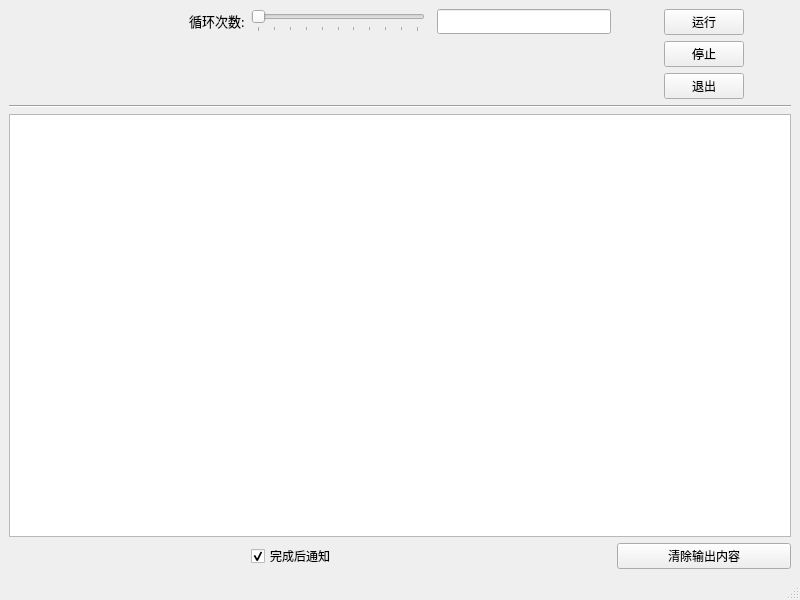
<?xml version="1.0" encoding="UTF-8"?>
<ui version="4.0">
 <class>MainWindow</class>
 <widget class="QMainWindow" name="MainWindow">
  <property name="enabled">
   <bool>true</bool>
  </property>
  <property name="geometry">
   <rect>
    <x>0</x>
    <y>0</y>
    <width>800</width>
    <height>600</height>
   </rect>
  </property>
  <property name="tabletTracking">
   <bool>false</bool>
  </property>
  <property name="windowTitle">
   <string>MainWindow</string>
  </property>
  <property name="animated">
   <bool>true</bool>
  </property>
  <widget class="QWidget" name="centralwidget">
   <layout class="QGridLayout" name="gridLayout_2">
    <item row="4" column="5">
     <widget class="QPushButton" name="pushButtonClear">
      <property name="text">
       <string>清除输出内容</string>
      </property>
     </widget>
    </item>
    <item row="0" column="0">
     <spacer name="horizontalSpacer_8">
      <property name="orientation">
       <enum>Qt::Horizontal</enum>
      </property>
      <property name="sizeHint" stdset="0">
       <size>
        <width>108</width>
        <height>20</height>
       </size>
      </property>
     </spacer>
    </item>
    <item row="0" column="5" rowspan="2">
     <layout class="QGridLayout" name="gridLayout">
      <item row="0" column="0">
       <spacer name="horizontalSpacer">
        <property name="orientation">
         <enum>Qt::Horizontal</enum>
        </property>
        <property name="sizeHint" stdset="0">
         <size>
          <width>40</width>
          <height>20</height>
         </size>
        </property>
       </spacer>
      </item>
      <item row="0" column="1">
       <widget class="QPushButton" name="pushButtonRun">
        <property name="enabled">
         <bool>true</bool>
        </property>
        <property name="font">
         <font>
          <family>微软雅黑</family>
         </font>
        </property>
        <property name="cursor">
         <cursorShape>ArrowCursor</cursorShape>
        </property>
        <property name="toolTip">
         <string>&lt;html&gt;&lt;head/&gt;&lt;body&gt;&lt;p&gt;运行主程序&lt;/p&gt;&lt;/body&gt;&lt;/html&gt;</string>
        </property>
        <property name="text">
         <string>运行</string>
        </property>
       </widget>
      </item>
      <item row="0" column="2">
       <spacer name="horizontalSpacer_4">
        <property name="orientation">
         <enum>Qt::Horizontal</enum>
        </property>
        <property name="sizeHint" stdset="0">
         <size>
          <width>40</width>
          <height>20</height>
         </size>
        </property>
       </spacer>
      </item>
      <item row="1" column="0">
       <spacer name="horizontalSpacer_2">
        <property name="orientation">
         <enum>Qt::Horizontal</enum>
        </property>
        <property name="sizeHint" stdset="0">
         <size>
          <width>40</width>
          <height>20</height>
         </size>
        </property>
       </spacer>
      </item>
      <item row="1" column="1">
       <widget class="QPushButton" name="pushButtonStop">
        <property name="font">
         <font>
          <family>微软雅黑</family>
         </font>
        </property>
        <property name="cursor">
         <cursorShape>ArrowCursor</cursorShape>
        </property>
        <property name="text">
         <string>停止</string>
        </property>
       </widget>
      </item>
      <item row="1" column="2">
       <spacer name="horizontalSpacer_5">
        <property name="orientation">
         <enum>Qt::Horizontal</enum>
        </property>
        <property name="sizeHint" stdset="0">
         <size>
          <width>40</width>
          <height>20</height>
         </size>
        </property>
       </spacer>
      </item>
      <item row="2" column="0">
       <spacer name="horizontalSpacer_3">
        <property name="orientation">
         <enum>Qt::Horizontal</enum>
        </property>
        <property name="sizeHint" stdset="0">
         <size>
          <width>40</width>
          <height>20</height>
         </size>
        </property>
       </spacer>
      </item>
      <item row="2" column="1">
       <widget class="QPushButton" name="pushButtonExit">
        <property name="font">
         <font>
          <family>微软雅黑</family>
         </font>
        </property>
        <property name="cursor">
         <cursorShape>ArrowCursor</cursorShape>
        </property>
        <property name="text">
         <string>退出</string>
        </property>
       </widget>
      </item>
      <item row="2" column="2">
       <spacer name="horizontalSpacer_6">
        <property name="orientation">
         <enum>Qt::Horizontal</enum>
        </property>
        <property name="sizeHint" stdset="0">
         <size>
          <width>40</width>
          <height>20</height>
         </size>
        </property>
       </spacer>
      </item>
     </layout>
    </item>
    <item row="3" column="0" colspan="6">
     <widget class="QTextBrowser" name="textBrowserLogger">
      <property name="enabled">
       <bool>true</bool>
      </property>
      <property name="font">
       <font>
        <family>微软雅黑</family>
       </font>
      </property>
      <property name="cursor" stdset="0">
       <cursorShape>IBeamCursor</cursorShape>
      </property>
     </widget>
    </item>
    <item row="2" column="0" colspan="6">
     <widget class="Line" name="line">
      <property name="orientation">
       <enum>Qt::Horizontal</enum>
      </property>
     </widget>
    </item>
    <item row="4" column="2">
     <widget class="QCheckBox" name="checkBoxIfNotify">
      <property name="font">
       <font>
        <family>微软雅黑</family>
       </font>
      </property>
      <property name="cursor">
       <cursorShape>ArrowCursor</cursorShape>
      </property>
      <property name="text">
       <string>完成后通知</string>
      </property>
      <property name="checked">
       <bool>true</bool>
      </property>
     </widget>
    </item>
    <item row="0" column="1">
     <widget class="QLabel" name="labelCount">
      <property name="font">
       <font>
        <family>微软雅黑</family>
       </font>
      </property>
      <property name="toolTip">
       <string>&lt;html&gt;&lt;head/&gt;&lt;body&gt;&lt;p&gt;播放歌曲的次数&lt;/p&gt;&lt;/body&gt;&lt;/html&gt;</string>
      </property>
      <property name="text">
       <string>&lt;html&gt;&lt;head/&gt;&lt;body&gt;&lt;p&gt;&lt;span style=&quot; font-size:10pt;&quot;&gt;循环次数:&lt;/span&gt;&lt;/p&gt;&lt;/body&gt;&lt;/html&gt;</string>
      </property>
      <property name="buddy">
       <cstring>lineEditCount</cstring>
      </property>
     </widget>
    </item>
    <item row="0" column="4">
     <widget class="QLineEdit" name="lineEditCount">
      <property name="font">
       <font>
        <family>微软雅黑</family>
       </font>
      </property>
      <property name="inputMethodHints">
       <set>Qt::ImhNone</set>
      </property>
      <property name="inputMask">
       <string/>
      </property>
      <property name="text">
       <string/>
      </property>
      <property name="clearButtonEnabled">
       <bool>false</bool>
      </property>
     </widget>
    </item>
    <item row="0" column="2">
     <widget class="QSlider" name="horizontalSliderCount">
      <property name="maximumSize">
       <size>
        <width>291</width>
        <height>22</height>
       </size>
      </property>
      <property name="cursor">
       <cursorShape>ClosedHandCursor</cursorShape>
      </property>
      <property name="autoFillBackground">
       <bool>false</bool>
      </property>
      <property name="maximum">
       <number>1000</number>
      </property>
      <property name="orientation">
       <enum>Qt::Horizontal</enum>
      </property>
      <property name="tickPosition">
       <enum>QSlider::TicksBelow</enum>
      </property>
      <property name="tickInterval">
       <number>100</number>
      </property>
     </widget>
    </item>
   </layout>
  </widget>
  <widget class="QStatusBar" name="statusbar"/>
 </widget>
 <resources/>
 <connections>
  <connection>
   <sender>pushButtonExit</sender>
   <signal>clicked()</signal>
   <receiver>MainWindow</receiver>
   <slot>close()</slot>
   <hints>
    <hint type="sourcelabel">
     <x>698</x>
     <y>99</y>
    </hint>
    <hint type="destinationlabel">
     <x>545</x>
     <y>-13</y>
    </hint>
   </hints>
  </connection>
  <connection>
   <sender>pushButtonClear</sender>
   <signal>clicked()</signal>
   <receiver>textBrowserLogger</receiver>
   <slot>clear()</slot>
   <hints>
    <hint type="sourcelabel">
     <x>708</x>
     <y>553</y>
    </hint>
    <hint type="destinationlabel">
     <x>463</x>
     <y>440</y>
    </hint>
   </hints>
  </connection>
 </connections>
</ui>
